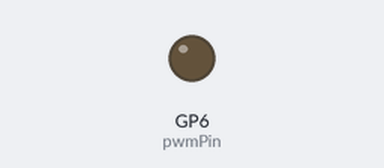
The sketch below on a simulated Raspberry Pi Pico. On the bench: output pins drawn as LEDs (lit = HIGH).

Above: at 0.05 s.
At 1.35 s:
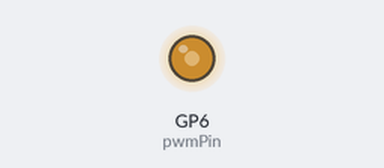
At 2.7 s:
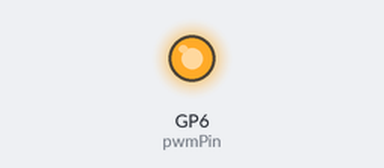
At 5.35 s:
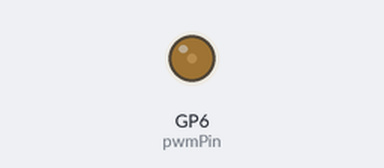
Timing chart, 0 to 9.3 s (numbered marks = the images above):
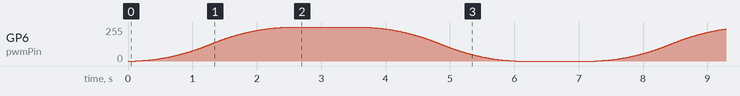

The sketch:

pwm.ino
```cpp
#include <math.h>

// Pin Setup
const int pwmPin = 6;  // Use a PWM-capable pin

const int resolution = 16;      // RP2040 is 16-bit
const uint16_t pwmMax = 65535;  // 2^16

// Transition config
const int steps = 256;
const int stepDelay = 10;

// Easing function that starts slow, speeds up in the middle, and ends slow
float easeInOutQuad(float idx) {
  return (idx < 0.5) ? 2.0 * idx * idx : -1.0 + (4.0 - 2.0 * idx) * idx;
}

void setPWM(float progress, int startVal, int targetVal) {
  float eased = easeInOutQuad(progress);
  float maxVal = max(startVal, targetVal) / 100;
  float minVal = min(startVal, targetVal) / 100;
  float percent = minVal + (eased * maxVal);
  int pwmVal = (int)(percent * pwmMax);
  analogWrite(pwmPin, pwmVal);
  delay(stepDelay);
}

void fade(int startVal, int targetVal){
  if (startVal == targetVal) return;

  if (startVal < targetVal) {  // Fade up
    for (int i = 0; i <= steps; i++) {
      float progress = (float)i / (float)steps;
      setPWM(progress, startVal, targetVal);
    }
  }
  else {                          // Fade down
    for (int i = steps; i >= 0; i--) {
      float progress = (float)i / (float)steps;
      setPWM(progress, startVal, targetVal);
    }
  }
}

void setup() {
  analogWriteResolution(resolution);
  pinMode(pwmPin, OUTPUT);
}

// TODO: Get percentages less than 100 working :/
void loop() {
  fade(0, 100);  // Turn on
  delay(1000);   // Wait
  fade(100, 0);  // Turn off
  delay(1000);   // Wait
}
```
